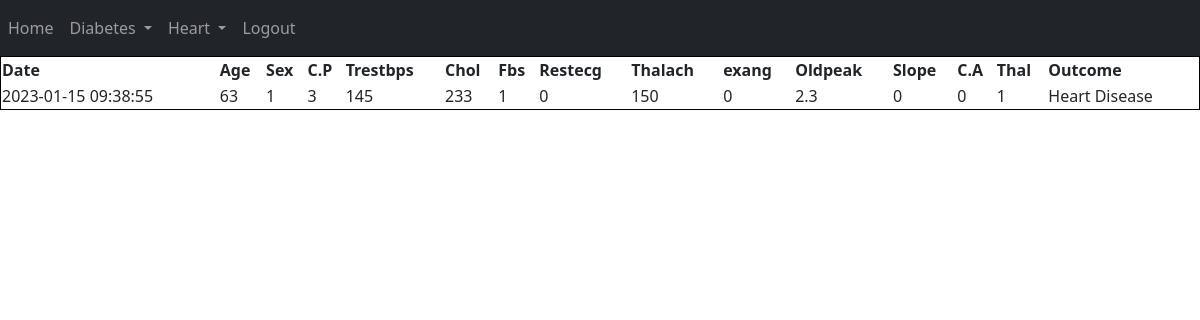
The app's page /heart_history (signed in), older data.
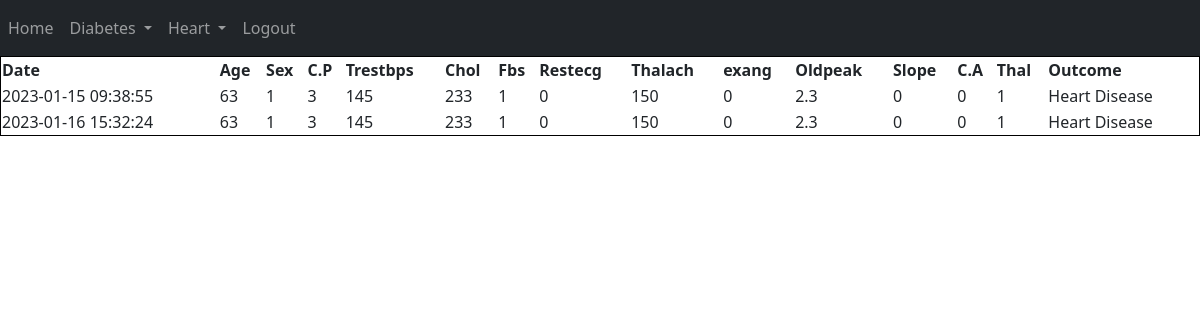
The same page, newer data.
### website/models.py (models this page shows)
class Heart(db.Model):
    id = db.Column(db.Integer, primary_key=True)
    date = db.Column(db.DateTime(timezone=True), default=func.now())
    age = db.Column(db.Integer)
    sex = db.Column(db.String(8))
    cp = db.Column(db.String(4))
    trestbps = db.Column(db.Integer)
    chol = db.Column(db.Integer)
    fbs = db.Column(db.String(2))
    restecg = db.Column(db.String(3))
    thalach = db.Column(db.Integer)
    exang = db.Column(db.String(2))
    oldpeak = db.Column(db.Float(3))
    slope = db.Column(db.String(3))
    ca = db.Column(db.String(5))
    thal = db.Column(db.String(4))
    outcome = db.Column(db.String(10000))
    user_id = db.Column(db.Integer, db.ForeignKey('user.id'))

### website/views.py (the view)
@views.route("/heart_history")
@login_required
def heart_history():
    return render_template('heart_history.html', user=current_user)

### website/__init__.py (called while the page is built)
def create_app():
    app = Flask(__name__)
    app.config['SECRET_KEY'] = 'uuhfurhfueih hfu iehfuci heuh eusjhc nsjv nsweur'
    app.config['SQLALCHEMY_DATABASE_URI'] = f'sqlite:///{DB_NAME}'
    db.init_app(app)
    from .views import views
    from .auth import auth
    app.register_blueprint(views, url_prefix="/")
    app.register_blueprint(auth, url_prefix="/")
    from .models import User, Diabetes, Heart
    create_database(app)
    login_manager = LoginManager()
    login_manager.login_view = 'auth.login'
    login_manager.init_app((app))
    @login_manager.user_loader
    def load_user(id):
        return User.query.get(int(id))
    return app

### website/templates/heart_history.html
{% include 'nav(logged).html' %}
<table style="border:1px solid black;
width: 100%;">
    <tr>
    <th>Date</th>
    <th>Age</th>
    <th>Sex</th>
    <th>C.P</th>
    <th>Trestbps</th>
    <th>Chol</th>
    <th>Fbs</th>
    <th>Restecg</th>
    <th>Thalach</th>
    <th>exang</th>
    <th>Oldpeak</th>
    <th>Slope</th>
    <th>C.A</th>
    <th>Thal</th>
    <th>Outcome</th>
    </tr>
    {% for heart in user.heart %}
    <tr>
        <td>{{ heart.date }}</td>
        <td>{{ heart.age }}</td>
        <td>{{ heart.sex }}</td>
        <td>{{ heart.cp }}</td>
        <td>{{ heart.trestbps }}</td>
        <td>{{ heart.chol }}</td>
        <td>{{ heart.fbs }}</td>
        <td>{{ heart.restecg }}</td>
        <td>{{ heart.thalach }}</td>
        <td>{{ heart.exang }}</td>
        <td>{{ heart.oldpeak }}</td>
        <td>{{ heart.slope }}</td>
        <td>{{ heart.ca }}</td>
        <td>{{ heart.thal }}</td>
        <td>{{ heart.outcome }}</td>
    </tr>
        {% endfor %}
</table>

### website/templates/nav(logged).html (shortened to what this page needs)
<!DOCTYPE HTML>
    <head>
        <link rel="stylesheet" href="https://stackpath.bootstrapcdn.com/bootstrap/5.0.0-alpha1/css/bootstrap.min.css"
>
    </head>
    <body>
<nav class="navbar navbar-expand-lg navbar-dark bg-dark">
    <div class="collapse navbar-collapse" id="navbar">
        <div class="navbar-nav mr-auto">
            <a href="/home" class="nav-item nav-link" id="home">Home</a>
        </div>
        <div class="navbar-nav ml-auto">
            <li class="nav-item dropdown">
                <a class="nav-link dropdown-toggle" href="#" id="navbarDropdown" role="button" data-toggle="dropdown" aria-haspopup="true" aria-expanded="false">
                  Diabetes
                </a>
              </li>
              <li class="nav-item dropdown">
                <a class="nav-link dropdown-toggle" href="#" id="navbarDropdown" role="button" data-toggle="dropdown" aria-haspopup="true" aria-expanded="false">
                  Heart
                </a>
              </li>
            <a href="/logout" class="nav-item nav-link" id="logout">Logout</a>
        </div>
    </div>
</nav>
    </body>
</html>

Row changes from the older to the newer data that the page shows:
added Heart: date "2023-01-16 15:32:24", age "63", sex "1", cp "3", trestbps "145", chol "233", fbs "1", restecg "0", thalach "150", exang "0", oldpeak "2.3", slope "0", ca "0", thal "1", outcome "Heart Disease"
